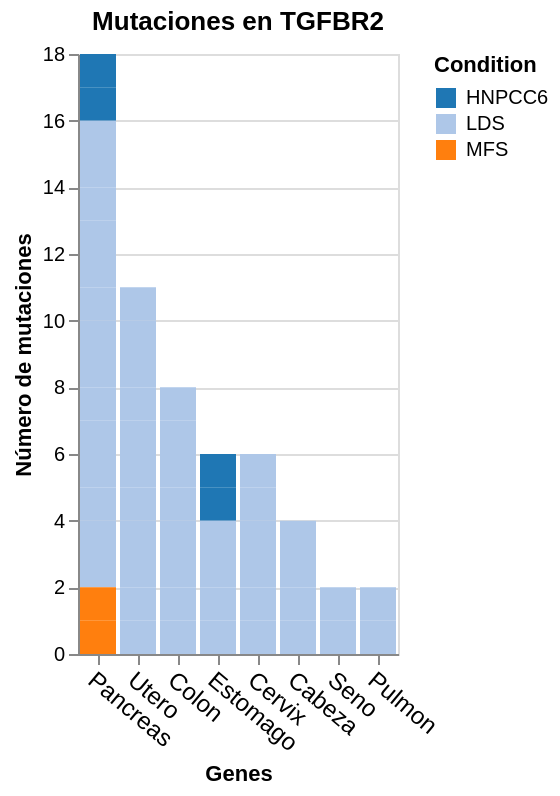

Notebook code cell kept with this figure:
### Code cell
alt.Chart(tgfbr2
).transform_aggregate(
    unique_aa_mutation='distinct(aa_mutation)',
    groupby=['Gen_names','tipo_cancer', 'aa_mutation','Condition']
).mark_bar().encode(
    y=alt.Y('count(unique_aa_mutation):Q', title='Número de mutaciones'),
    x=alt.X('tipo_cancer', sort='-y', title='Genes',axis=alt.Axis(
              labelAngle=40, labelFontSize=12)),
    color=alt.Color('Condition', scale=alt.Scale(scheme='category20')),
     tooltip=['count(unique_aa_mutation):Q', 'Gen_names', 'tipo_cancer', 'aa_mutation']
).properties(
    title="Mutaciones en TGFBR2"
)
